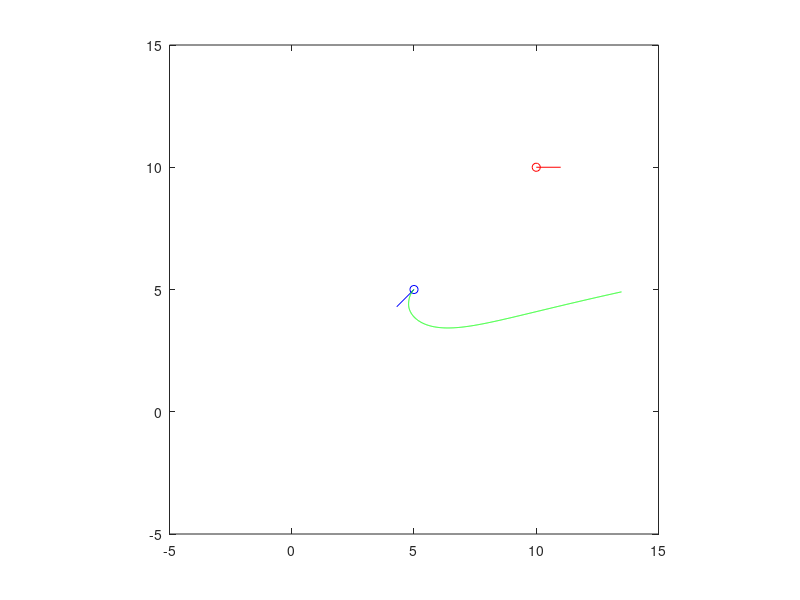
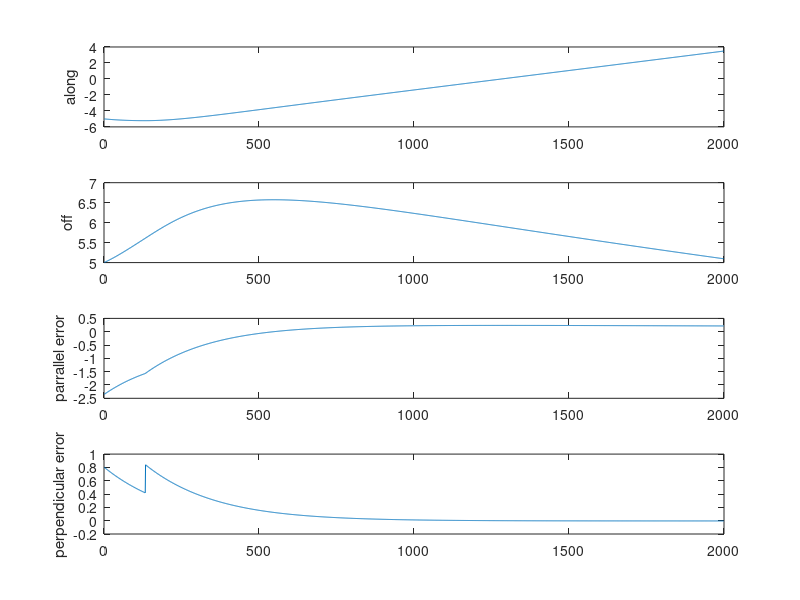

Write MATLAB code to recreate these figures, in order.
xTarget = 10;
yTarget = 10;
thetaTarget = 0;
velTarget = 0.5;
omegaTarget = 0;
target = [xTarget yTarget thetaTarget]';

xState = 5;
yState = 5;
thetaState = -3*pi/4;
velState = 0.5;
omegaState = 0;
state0 = [xState yState thetaState]';

vec1  = @(target,state)[target(1)-state(1) target(2)-state(2) 0];
vec2  = @(target,state)[cos(target(3)) sin(target(3)), 0];
vec3  = @(target,state)dot(vec1(target,state),vec2(target,state))*vec2(target,state);
vec4  = @(target,state)vec1(target,state)-vec3(target,state);
along = @(target,state)-dot(vec1(target,state),vec2(target,state));
off   = @(target,state)sum(sign(cross(vec2(target,state),vec4(target,state))))*norm(vec4(target,state));
head_parallel  = @(target,state)mod(((state(3)-target(3))+pi),2*pi)-pi;
head_perpendicular = @(target,state)mod(((sum(sign(cross(vec2(target,state),vec4(target,state))))*head_parallel(target,state)-pi/2)+pi),2*pi)-pi;


omega_max = 0.5; %rad/s
k_off     = 0.012;
k_head    = 0.4;
vel   = @(target,state)0.5;
% omega = @(target,state)max(-omega_max,min(omega_max,(k_off*off(target,state)-k_head*head(target,state))));
omega = @(target,state)-k_off*off(target,state)*head_perpendicular(target,state)-k_head*head_parallel(target,state);

cf    = @(omega,dt)(omega==0)*1+(omega~=0)*sin(omega*dt/2)/(omega*dt/2);

dstate= @(target,state,dt)[cf(omega(target,state),dt)*vel(target,state)*dt*cos(state(3)+omega(target,state)*dt/2); ...
                           cf(omega(target,state),dt)*vel(target,state)*dt*sin(state(3)+omega(target,state)*dt/2); ...
                           omega(target,state)*dt];

dt = 0.01;
N = 2000;
x = NaN(1,N);
y = NaN(1,N);
theta = NaN(1,N);
x(1) = state0(1);
y(1) = state0(2);
theta(1) = state0(3);
a = NaN(1,N-1);
o = NaN(1,N-1);
h1 = NaN(1,N-1);
h2 = NaN(1,N-1);
w = NaN(1,N-1);
for i = 2:N
    temp = [x(i-1) y(i-1) theta(i-1)]' + dstate(target,[x(i-1) y(i-1) theta(i-1)],dt);
    x(i) = temp(1);
    y(i) = temp(2);
    theta(i) = temp(3);
    a(i-1) = along(target,temp);
    o(i-1) = off(target,temp);
    h1(i-1) = head_parallel(target,temp);
    h2(i-1) = head_perpendicular(target,temp);
    w(i-1) = omega(target,[x(i-1) y(i-1) theta(i-1)]);
end

figure(1)
plot(x(1),y(1),'bo', ...
     [x(1) x(1)+cos(theta(1))],[y(1) y(1)+sin(theta(1))],'b-', ...
     target(1),target(2),'ro', ...
     [target(1) target(1)+cos(target(3))],[target(2) target(2)+sin(target(3))],'r-', ...
     x,y,'g-')
xlim([-5 15])
ylim([-5 15])
axis equal
figure(2)
subplot(4,1,1)
plot(a)
ylabel('along')
subplot(4,1,2)
plot(o)
ylabel('off')
subplot(4,1,3)
plot(h1)
ylabel('parrallel error')
subplot(4,1,4)
plot(w)
ylabel('perpendicular error')